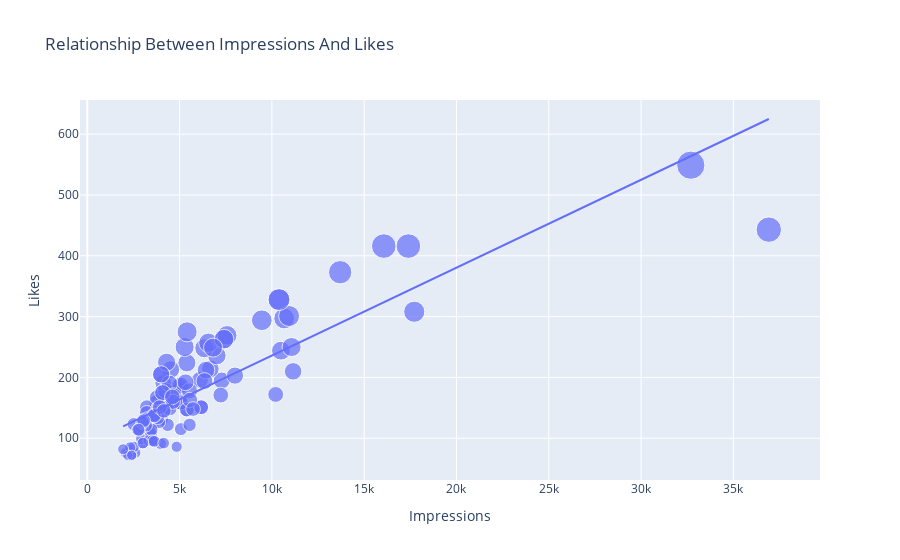

The code cell stored with this chart in its notebook:
### Markdown cell above
## Analyzing Relationships

### Code cell
figure = px.scatter(data_frame= instagramData, x = "Impressions", y = "Likes",size="Likes", trendline="ols", title="Relationship Between Impressions And Likes")
figure.show()
